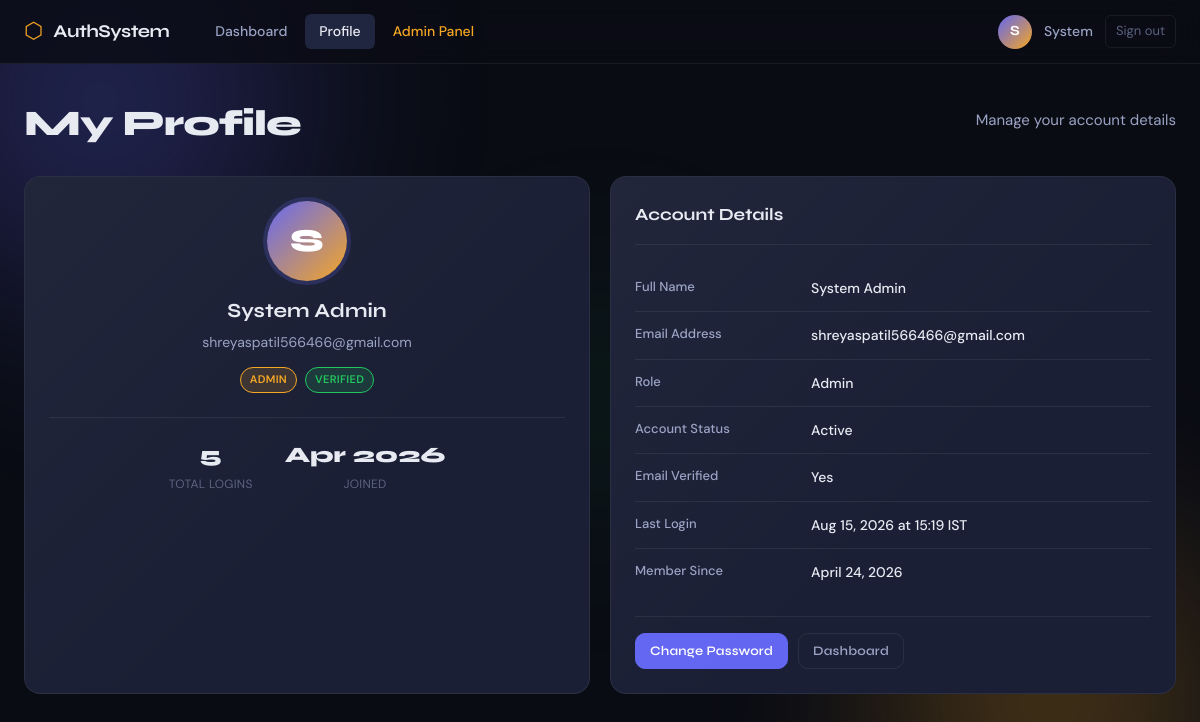
Screenshot of /profile (signed in) with the database file from the repository.
### app/models.py (models this page shows, shortened)
class User(UserMixin, db.Model):
    __tablename__ = "users"
    id = db.Column(db.Integer, primary_key=True)
    name = db.Column(db.String(120), nullable=False)
    email = db.Column(db.String(255), unique=True, nullable=False, index=True)
    password_hash = db.Column(db.String(255), nullable=False)
    role = db.Column(db.String(20), nullable=False, default=Role.USER)
    is_verified = db.Column(db.Boolean, default=False, nullable=False)
    is_active = db.Column(db.Boolean, default=True, nullable=False)
    created_at = db.Column(db.DateTime, default=lambda: datetime.now(timezone.utc))
    last_login = db.Column(db.DateTime, nullable=True)
    otps = db.relationship("OTP", backref="user", lazy="dynamic", cascade="all, delete-orphan")
    email_tokens = db.relationship("EmailToken", backref="user", lazy="dynamic", cascade="all, delete-orphan")
    login_logs = db.relationship("LoginLog", backref="user", lazy="dynamic", cascade="all, delete-orphan")
    @property
    def is_admin(self):
        return self.role == Role.ADMIN

### app/blueprints/main/routes.py (the view)
@main_bp.route("/profile")
@login_required
@active_required
@verified_required
def profile():
    login_count = LoginLog.query.filter_by(
        user_id=current_user.id, status="success"
    ).count()
    return render_template("main/profile.html", login_count=login_count)

### app/models.py (called while the page is built)
@login_manager.user_loader
def load_user(user_id):
    return db.session.get(User, int(user_id))

### app/utils/timezone.py (called while the page is built)
def to_ist(dt):
    if dt is None:
        return None
    if dt.tzinfo is None:
        dt = dt.replace(tzinfo=timezone.utc)
    return dt.astimezone(IST)

### app/templates/main/profile.html (shortened to what this page needs)
{% extends "base.html" %}
{% block content %}
<div class="page-wrapper">
    <div class="page-header">
        <h1 class="page-title">My Profile</h1>
        <p class="page-subtitle">Manage your account details</p>
    </div>
    <div class="content-grid">
        <div class="card profile-card">
            <div class="profile-avatar-large">{{ current_user.name[0].upper() }}</div>
            <div class="profile-name">{{ current_user.name }}</div>
            <div class="profile-email">{{ current_user.email }}</div>
            <div class="profile-badges">
                <span class="badge-role {% if current_user.is_admin %}role-admin{% else %}role-user{% endif %}">
                    {{ current_user.role | capitalize }}
                </span>
                <span class="badge-status {% if current_user.is_verified %}status-active{% else %}status-inactive{% endif %}">
                    {{ "Verified" if current_user.is_verified else "Unverified" }}
                </span>
            </div>
            <div class="profile-stats">
                <div class="pstat">
                    <div class="pstat-val">{{ login_count }}</div>
                    <div class="pstat-label">Total Logins</div>
                </div>
                <div class="pstat">
                    <div class="pstat-val">{{ (current_user.created_at | ist).strftime('%b %Y') }}</div>
                    <div class="pstat-label">Joined</div>
                </div>
            </div>
        </div>
        <div class="card">
            <div class="card-header">
                <h2 class="card-title">Account Details</h2>
            </div>
            <dl class="detail-list">
                <div class="detail-row">
                    <dt>Full Name</dt>
                    <dd>{{ current_user.name }}</dd>
                </div>
                <div class="detail-row">
                    <dt>Email Address</dt>
                    <dd>{{ current_user.email }}</dd>
                </div>
                <div class="detail-row">
                    <dt>Role</dt>
                    <dd>{{ current_user.role | capitalize }}</dd>
                </div>
                <div class="detail-row">
                    <dt>Account Status</dt>
                    <dd>{{ "Active" if current_user.is_active else "Inactive" }}</dd>
                </div>
                <div class="detail-row">
                    <dt>Email Verified</dt>
                    <dd>{{ "Yes" if current_user.is_verified else "No" }}</dd>
                </div>
                <div class="detail-row">
                    <dt>Last Login</dt>
                    <dd>{{ (current_user.last_login | ist).strftime('%b %d, %Y at %H:%M') ~ ' IST' if current_user.last_login else "—" }}</dd>
                </div>
                <div class="detail-row">
                    <dt>Member Since</dt>
                    <dd>{{ (current_user.created_at | ist).strftime('%B %d, %Y') }}</dd>
                </div>
            </dl>
            <div class="card-footer">
                <a href="{{ url_for('auth.change_password') }}" class="btn btn-primary btn-sm">Change Password</a>
                <a href="{{ url_for('main.dashboard') }}" class="btn btn-ghost btn-sm">Dashboard</a>
            </div>
        </div>
    </div>
</div>
{% endblock %}

### app/templates/base.html (shortened to what this page needs)
<!DOCTYPE html>
<html lang="en">
<head>
    <link rel="stylesheet" href="{{ url_for('static', filename='css/main.css') }}">
</head>
<body class="{% block body_class %}{% endblock %}">
    <div class="ambient-bg">
        <div class="orb orb-3"></div>
    </div>
    {% if current_user.is_authenticated %}
    <nav class="navbar">
        <div class="nav-container">
            <a href="{{ url_for('main.index') }}" class="nav-brand">
                <span class="brand-icon">⬡</span>
                <span class="brand-name">AuthSystem</span>
            </a>
            <div class="nav-links">
                <a href="{{ url_for('main.dashboard') }}" class="nav-link {% if request.endpoint == 'main.dashboard' %}active{% endif %}">Dashboard</a>
                <a href="{{ url_for('main.profile') }}" class="nav-link {% if request.endpoint == 'main.profile' %}active{% endif %}">Profile</a>
                {% if current_user.is_admin %}
                <a href="{{ url_for('admin.dashboard') }}" class="nav-link nav-admin {% if request.blueprint == 'admin' %}active{% endif %}">Admin Panel</a>
                {% endif %}
            </div>
            <div class="nav-user">
                <div class="user-avatar">{{ current_user.name[0].upper() }}</div>
                <span class="user-name">{{ current_user.name.split()[0] }}</span>
                <a href="{{ url_for('auth.logout') }}" class="nav-logout">Sign out</a>
            </div>
        </div>
    </nav>
    {% endif %}
    <main class="main-content">
        {% block content %}{% endblock %}
    </main>
</body>
</html>

### rows the page displays
User: name "S", name "System", name "System Admin", email "shreyaspatil566466@gmail.com", role "ADMIN", is_verified "VERIFIED", created_at "Apr 2026", role "Admin", is_active "Active", is_verified "Yes", last_login "Aug 15, 2026 at 15:19 IST", created_at "April 24, 2026"

### other values shown
{{ login_count }} "5"
